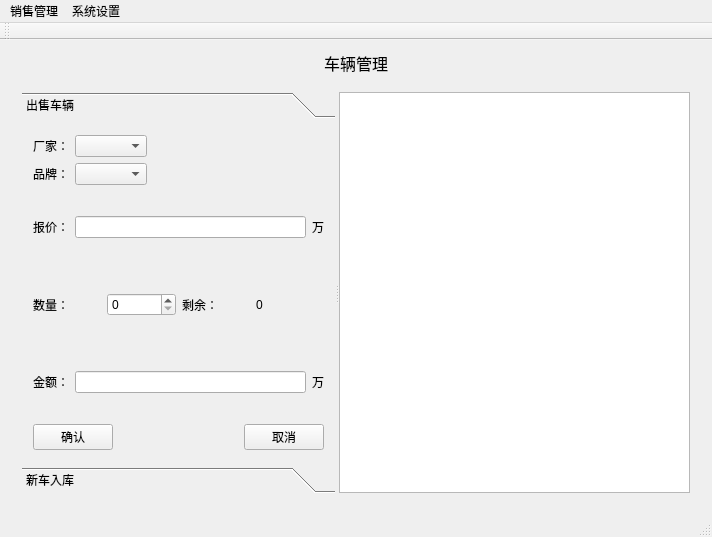
<?xml version="1.0" encoding="UTF-8"?>
<ui version="4.0">
 <class>MainWindow</class>
 <widget class="QMainWindow" name="MainWindow">
  <property name="geometry">
   <rect>
    <x>0</x>
    <y>0</y>
    <width>712</width>
    <height>537</height>
   </rect>
  </property>
  <property name="windowTitle">
   <string>MainWindow</string>
  </property>
  <widget class="QWidget" name="centralWidget">
   <layout class="QGridLayout" name="gridLayout">
    <item row="0" column="2">
     <spacer name="horizontalSpacer_2">
      <property name="orientation">
       <enum>Qt::Horizontal</enum>
      </property>
      <property name="sizeHint" stdset="0">
       <size>
        <width>262</width>
        <height>20</height>
       </size>
      </property>
     </spacer>
    </item>
    <item row="1" column="0" colspan="3">
     <widget class="QStackedWidget" name="stackedWidget">
      <property name="currentIndex">
       <number>1</number>
      </property>
      <widget class="QWidget" name="calc"/>
      <widget class="QWidget" name="car">
       <layout class="QGridLayout" name="gridLayout_2">
        <item row="0" column="0">
         <widget class="QSplitter" name="splitter">
          <property name="orientation">
           <enum>Qt::Horizontal</enum>
          </property>
          <widget class="QToolBox" name="toolBox">
           <property name="sizePolicy">
            <sizepolicy hsizetype="Expanding" vsizetype="Expanding">
             <horstretch>0</horstretch>
             <verstretch>0</verstretch>
            </sizepolicy>
           </property>
           <property name="minimumSize">
            <size>
             <width>200</width>
             <height>0</height>
            </size>
           </property>
           <property name="currentIndex">
            <number>0</number>
           </property>
           <widget class="QWidget" name="page">
            <property name="geometry">
             <rect>
              <x>0</x>
              <y>0</y>
              <width>320</width>
              <height>338</height>
             </rect>
            </property>
            <attribute name="label">
             <string>出售车辆</string>
            </attribute>
            <layout class="QGridLayout" name="gridLayout_3">
             <item row="0" column="0">
              <layout class="QHBoxLayout" name="horizontalLayout">
               <item>
                <widget class="QLabel" name="label_2">
                 <property name="text">
                  <string>厂家：</string>
                 </property>
                </widget>
               </item>
               <item>
                <widget class="QComboBox" name="comboBoxFactory"/>
               </item>
               <item>
                <spacer name="horizontalSpacer_3">
                 <property name="orientation">
                  <enum>Qt::Horizontal</enum>
                 </property>
                 <property name="sizeHint" stdset="0">
                  <size>
                   <width>40</width>
                   <height>20</height>
                  </size>
                 </property>
                </spacer>
               </item>
              </layout>
             </item>
             <item row="1" column="0">
              <layout class="QHBoxLayout" name="horizontalLayout_2">
               <item>
                <widget class="QLabel" name="label_3">
                 <property name="text">
                  <string>品牌：</string>
                 </property>
                </widget>
               </item>
               <item>
                <widget class="QComboBox" name="comboBoxBrand"/>
               </item>
               <item>
                <spacer name="horizontalSpacer_4">
                 <property name="orientation">
                  <enum>Qt::Horizontal</enum>
                 </property>
                 <property name="sizeHint" stdset="0">
                  <size>
                   <width>40</width>
                   <height>20</height>
                  </size>
                 </property>
                </spacer>
               </item>
              </layout>
             </item>
             <item row="2" column="0">
              <layout class="QHBoxLayout" name="horizontalLayout_3">
               <item>
                <widget class="QLabel" name="label_4">
                 <property name="text">
                  <string>报价：</string>
                 </property>
                </widget>
               </item>
               <item>
                <widget class="QLineEdit" name="lineEditPrice"/>
               </item>
               <item>
                <widget class="QLabel" name="label_7">
                 <property name="text">
                  <string>万</string>
                 </property>
                </widget>
               </item>
              </layout>
             </item>
             <item row="3" column="0">
              <layout class="QHBoxLayout" name="horizontalLayout_4">
               <item>
                <widget class="QLabel" name="label_5">
                 <property name="text">
                  <string>数量：</string>
                 </property>
                </widget>
               </item>
               <item>
                <widget class="QSpinBox" name="spinBox"/>
               </item>
               <item>
                <widget class="QLabel" name="label_8">
                 <property name="text">
                  <string>剩余：</string>
                 </property>
                </widget>
               </item>
               <item>
                <widget class="QLabel" name="labelLast">
                 <property name="text">
                  <string>0</string>
                 </property>
                </widget>
               </item>
              </layout>
             </item>
             <item row="4" column="0">
              <layout class="QHBoxLayout" name="horizontalLayout_5">
               <item>
                <widget class="QLabel" name="label_6">
                 <property name="text">
                  <string>金额：</string>
                 </property>
                </widget>
               </item>
               <item>
                <widget class="QLineEdit" name="lineEditTotal"/>
               </item>
               <item>
                <widget class="QLabel" name="label_9">
                 <property name="text">
                  <string>万</string>
                 </property>
                </widget>
               </item>
              </layout>
             </item>
             <item row="5" column="0">
              <layout class="QHBoxLayout" name="horizontalLayout_6">
               <item>
                <widget class="QPushButton" name="ButtonSure">
                 <property name="text">
                  <string>确认</string>
                 </property>
                </widget>
               </item>
               <item>
                <spacer name="horizontalSpacer_5">
                 <property name="orientation">
                  <enum>Qt::Horizontal</enum>
                 </property>
                 <property name="sizeHint" stdset="0">
                  <size>
                   <width>40</width>
                   <height>20</height>
                  </size>
                 </property>
                </spacer>
               </item>
               <item>
                <widget class="QPushButton" name="ButtonCancle">
                 <property name="text">
                  <string>取消</string>
                 </property>
                </widget>
               </item>
              </layout>
             </item>
            </layout>
           </widget>
           <widget class="QWidget" name="page_2">
            <property name="geometry">
             <rect>
              <x>0</x>
              <y>0</y>
              <width>320</width>
              <height>338</height>
             </rect>
            </property>
            <attribute name="label">
             <string>新车入库</string>
            </attribute>
           </widget>
          </widget>
          <widget class="QTextEdit" name="textEdit">
           <property name="minimumSize">
            <size>
             <width>0</width>
             <height>0</height>
            </size>
           </property>
           <property name="readOnly">
            <bool>true</bool>
           </property>
          </widget>
         </widget>
        </item>
       </layout>
      </widget>
     </widget>
    </item>
    <item row="0" column="0">
     <spacer name="horizontalSpacer">
      <property name="orientation">
       <enum>Qt::Horizontal</enum>
      </property>
      <property name="sizeHint" stdset="0">
       <size>
        <width>262</width>
        <height>20</height>
       </size>
      </property>
     </spacer>
    </item>
    <item row="0" column="1">
     <widget class="QLabel" name="label">
      <property name="font">
       <font>
        <pointsize>12</pointsize>
       </font>
      </property>
      <property name="text">
       <string>车辆管理</string>
      </property>
     </widget>
    </item>
   </layout>
  </widget>
  <widget class="QMenuBar" name="menuBar">
   <property name="geometry">
    <rect>
     <x>0</x>
     <y>0</y>
     <width>712</width>
     <height>28</height>
    </rect>
   </property>
   <widget class="QMenu" name="menu">
    <property name="title">
     <string>销售管理</string>
    </property>
    <addaction name="actionCar"/>
    <addaction name="actionCalc"/>
   </widget>
   <widget class="QMenu" name="menu_2">
    <property name="title">
     <string>系统设置</string>
    </property>
   </widget>
   <addaction name="menu"/>
   <addaction name="menu_2"/>
  </widget>
  <widget class="QToolBar" name="mainToolBar">
   <attribute name="toolBarArea">
    <enum>TopToolBarArea</enum>
   </attribute>
   <attribute name="toolBarBreak">
    <bool>false</bool>
   </attribute>
  </widget>
  <widget class="QStatusBar" name="statusBar"/>
  <action name="actionCar">
   <property name="text">
    <string>车辆管理</string>
   </property>
  </action>
  <action name="actionCalc">
   <property name="text">
    <string>销售统计</string>
   </property>
  </action>
 </widget>
 <layoutdefault spacing="6" margin="11"/>
 <resources/>
 <connections/>
</ui>
